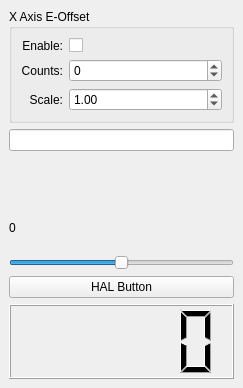
<?xml version="1.0" encoding="UTF-8"?>
<ui version="4.0">
 <class>Form</class>
 <widget class="VCPMainWindow" name="Form">
  <property name="geometry">
   <rect>
    <x>0</x>
    <y>0</y>
    <width>243</width>
    <height>388</height>
   </rect>
  </property>
  <property name="focusPolicy">
   <enum>Qt::StrongFocus</enum>
  </property>
  <property name="windowTitle">
   <string>QtPyVCP Demo - Mini VCP</string>
  </property>
  <property name="toolTipDuration">
   <number>-1</number>
  </property>
  <property name="promptAtExit" stdset="0">
   <bool>false</bool>
  </property>
  <property name="promot_on_exit" stdset="0">
   <bool>false</bool>
  </property>
  <widget class="QWidget" name="centralwidget">
   <layout class="QVBoxLayout" name="verticalLayout_2">
    <item>
     <widget class="QGroupBox" name="groupBox">
      <property name="title">
       <string>X Axis E-Offset</string>
      </property>
      <layout class="QVBoxLayout" name="verticalLayout">
       <item>
        <layout class="QGridLayout" name="gridLayout">
         <item row="0" column="1">
          <widget class="HalCheckBox" name="checkbox_xeo_enable">
           <property name="sizePolicy">
            <sizepolicy hsizetype="Expanding" vsizetype="Fixed">
             <horstretch>0</horstretch>
             <verstretch>0</verstretch>
            </sizepolicy>
           </property>
           <property name="text">
            <string/>
           </property>
           <property name="pinName" stdset="0">
            <string>check-box</string>
           </property>
          </widget>
         </item>
         <item row="0" column="0">
          <widget class="QLabel" name="label_2">
           <property name="text">
            <string>Enable:</string>
           </property>
           <property name="alignment">
            <set>Qt::AlignRight|Qt::AlignTrailing|Qt::AlignVCenter</set>
           </property>
          </widget>
         </item>
         <item row="1" column="0">
          <widget class="QLabel" name="label">
           <property name="text">
            <string>Counts:</string>
           </property>
           <property name="alignment">
            <set>Qt::AlignRight|Qt::AlignTrailing|Qt::AlignVCenter</set>
           </property>
          </widget>
         </item>
         <item row="1" column="1">
          <widget class="HalQSpinBox" name="spinbox_xeo_counts">
           <property name="sizePolicy">
            <sizepolicy hsizetype="Expanding" vsizetype="Fixed">
             <horstretch>0</horstretch>
             <verstretch>0</verstretch>
            </sizepolicy>
           </property>
           <property name="minimum">
            <number>-1</number>
           </property>
           <property name="maximum">
            <number>100</number>
           </property>
          </widget>
         </item>
         <item row="2" column="1">
          <widget class="HalDoubleSpinBox" name="spinbox_xeo_scale">
           <property name="value">
            <double>1.000000000000000</double>
           </property>
          </widget>
         </item>
         <item row="2" column="0">
          <widget class="QLabel" name="label_3">
           <property name="text">
            <string>Scale:</string>
           </property>
           <property name="alignment">
            <set>Qt::AlignRight|Qt::AlignTrailing|Qt::AlignVCenter</set>
           </property>
          </widget>
         </item>
        </layout>
       </item>
      </layout>
     </widget>
    </item>
    <item>
     <widget class="MDIEntry" name="mdientry"/>
    </item>
    <item>
     <widget class="HalLedIndicator" name="halledindicator"/>
    </item>
    <item>
     <widget class="Hals32Dro" name="s32_dro">
      <property name="text">
       <string>0</string>
      </property>
      <property name="numberFormat" stdset="0">
       <string>%1d</string>
      </property>
     </widget>
    </item>
    <item>
     <widget class="HalSlider" name="halslider">
      <property name="maximum">
       <number>100</number>
      </property>
      <property name="value">
       <number>50</number>
      </property>
      <property name="orientation">
       <enum>Qt::Horizontal</enum>
      </property>
     </widget>
    </item>
    <item>
     <widget class="HalButton" name="halbutton">
      <property name="text">
       <string>HAL Button</string>
      </property>
     </widget>
    </item>
    <item>
     <widget class="HalLcdDro" name="lcd_dro">
      <property name="sizePolicy">
       <sizepolicy hsizetype="Minimum" vsizetype="Fixed">
        <horstretch>0</horstretch>
        <verstretch>0</verstretch>
       </sizepolicy>
      </property>
      <property name="minimumSize">
       <size>
        <width>225</width>
        <height>75</height>
       </size>
      </property>
     </widget>
    </item>
   </layout>
  </widget>
  <action name="actionExit">
   <property name="text">
    <string>Exit</string>
   </property>
  </action>
  <action name="actionOpen">
   <property name="text">
    <string>&amp;Open ...</string>
   </property>
   <property name="shortcut">
    <string>O</string>
   </property>
  </action>
  <action name="actionClose">
   <property name="text">
    <string>Close</string>
   </property>
  </action>
  <action name="actionReload">
   <property name="text">
    <string>&amp;Reload</string>
   </property>
   <property name="shortcut">
    <string>Ctrl+R</string>
   </property>
  </action>
  <action name="actionSave_As">
   <property name="text">
    <string>Save As ...</string>
   </property>
  </action>
  <action name="actionHome_X">
   <property name="text">
    <string>Home &amp;X</string>
   </property>
  </action>
  <action name="actionHome_Y">
   <property name="text">
    <string>Home &amp;Y</string>
   </property>
  </action>
  <action name="actionHome_Z">
   <property name="text">
    <string>Home &amp;Z</string>
   </property>
  </action>
  <action name="action_EmergencyStop_toggle">
   <property name="text">
    <string>Toggle E-stop</string>
   </property>
   <property name="shortcut">
    <string>F1</string>
   </property>
   <property name="actionName" stdset="0">
    <string>machine.estop.toggle</string>
   </property>
  </action>
  <action name="action_MachinePower_toggle">
   <property name="text">
    <string>Machine Power</string>
   </property>
   <property name="shortcut">
    <string>F2</string>
   </property>
   <property name="actionName" stdset="0">
    <string>machine.power.toggle</string>
   </property>
  </action>
  <action name="actionHome_All">
   <property name="text">
    <string>Home All</string>
   </property>
  </action>
  <action name="actionRun_Program">
   <property name="text">
    <string>Run Program</string>
   </property>
   <property name="shortcut">
    <string>R</string>
   </property>
   <property name="actionName" stdset="0">
    <string>program.run</string>
   </property>
  </action>
  <action name="actionFile1">
   <property name="text">
    <string>File1</string>
   </property>
  </action>
  <action name="actionReport_Actual_Position">
   <property name="checkable">
    <bool>true</bool>
   </property>
   <property name="text">
    <string>Report Actual Position</string>
   </property>
  </action>
  <action name="actionTest">
   <property name="text">
    <string>Test</string>
   </property>
  </action>
  <action name="action_Mist_toggle">
   <property name="checkable">
    <bool>true</bool>
   </property>
   <property name="text">
    <string>Mist</string>
   </property>
   <property name="shortcut">
    <string>F7</string>
   </property>
   <property name="actionName" stdset="0">
    <string>coolant.mist.toggle</string>
   </property>
  </action>
  <action name="action_Flood_toggle">
   <property name="checkable">
    <bool>true</bool>
   </property>
   <property name="text">
    <string>Flood</string>
   </property>
   <property name="shortcut">
    <string>F8</string>
   </property>
   <property name="actionName" stdset="0">
    <string>coolant.flood.toggle</string>
   </property>
  </action>
  <action name="action_program_run">
   <property name="text">
    <string>Run Program</string>
   </property>
  </action>
  <action name="action_coolant_floodToggle">
   <property name="checkable">
    <bool>true</bool>
   </property>
   <property name="text">
    <string>Flood</string>
   </property>
  </action>
  <action name="actionHalshow">
   <property name="text">
    <string>HAL Show</string>
   </property>
   <property name="actionName" stdset="0">
    <string>tool.halshow</string>
   </property>
  </action>
  <action name="actionHalmeter">
   <property name="text">
    <string>HAL Meter</string>
   </property>
   <property name="actionName" stdset="0">
    <string>tool.halmeter</string>
   </property>
  </action>
  <action name="actionHAL_Scope">
   <property name="text">
    <string>HAL Scope</string>
   </property>
   <property name="actionName" stdset="0">
    <string>tool.halscope</string>
   </property>
  </action>
  <action name="actionCalibration">
   <property name="text">
    <string>Calibration</string>
   </property>
   <property name="actionName" stdset="0">
    <string>tool.calibration</string>
   </property>
  </action>
  <action name="actionOverride_Limits">
   <property name="text">
    <string>Override Limits</string>
   </property>
   <property name="actionName" stdset="0">
    <string>machine.override-limits</string>
   </property>
  </action>
  <action name="actionOverride_Limits_2">
   <property name="text">
    <string>Override Limits</string>
   </property>
   <property name="actionName" stdset="0">
    <string>machine.override-limits</string>
   </property>
  </action>
  <action name="actionRun_From_Line">
   <property name="text">
    <string>Run From Line</string>
   </property>
   <property name="actionName" stdset="0">
    <string>program.run-from-line</string>
   </property>
  </action>
  <action name="actionStep">
   <property name="text">
    <string>Step</string>
   </property>
   <property name="shortcut">
    <string>T</string>
   </property>
   <property name="actionName" stdset="0">
    <string>program.step</string>
   </property>
  </action>
  <action name="actionPause">
   <property name="text">
    <string>Pause</string>
   </property>
   <property name="shortcut">
    <string>P</string>
   </property>
   <property name="actionName" stdset="0">
    <string>program.pause</string>
   </property>
  </action>
  <action name="actionStop">
   <property name="text">
    <string>Stop</string>
   </property>
   <property name="shortcut">
    <string>Esc</string>
   </property>
   <property name="actionName" stdset="0">
    <string>program.abort</string>
   </property>
  </action>
  <action name="actionResume">
   <property name="text">
    <string>Resume</string>
   </property>
   <property name="shortcut">
    <string>S</string>
   </property>
   <property name="actionName" stdset="0">
    <string>program.resume</string>
   </property>
  </action>
  <action name="actionPause_at_M1">
   <property name="text">
    <string>Pause at 'M1'</string>
   </property>
   <property name="actionName" stdset="0">
    <string>program.optional-stop.toggle</string>
   </property>
  </action>
  <action name="actionSkip_lines_with">
   <property name="text">
    <string>Skip lines with '/'</string>
   </property>
   <property name="actionName" stdset="0">
    <string>program.block-delete.toggle</string>
   </property>
  </action>
 </widget>
 <layoutdefault spacing="6" margin="9"/>
 <customwidgets>
  <customwidget>
   <class>HalQSpinBox</class>
   <extends>QSpinBox</extends>
   <header>qtpyvcp.widgets.hal_widgets.hal_spinbox</header>
  </customwidget>
  <customwidget>
   <class>MDIEntry</class>
   <extends>QLineEdit</extends>
   <header>qtpyvcp.widgets.input_widgets.mdientry_widget</header>
  </customwidget>
  <customwidget>
   <class>HalSlider</class>
   <extends>QSlider</extends>
   <header>qtpyvcp.widgets.hal_widgets.hal_slider</header>
  </customwidget>
  <customwidget>
   <class>Hals32Dro</class>
   <extends>QLabel</extends>
   <header>qtpyvcp.widgets.hal_widgets.hal_s32_dro</header>
  </customwidget>
  <customwidget>
   <class>HalCheckBox</class>
   <extends>QCheckBox</extends>
   <header>qtpyvcp.widgets.hal_widgets.hal_checkbox</header>
  </customwidget>
  <customwidget>
   <class>HalButton</class>
   <extends>QPushButton</extends>
   <header>qtpyvcp.widgets.hal_widgets.hal_button</header>
  </customwidget>
  <customwidget>
   <class>HalDoubleSpinBox</class>
   <extends>QDoubleSpinBox</extends>
   <header>qtpyvcp.widgets.hal_widgets.hal_double_spinbox</header>
  </customwidget>
  <customwidget>
   <class>HalLedIndicator</class>
   <extends>QWidget</extends>
   <header>qtpyvcp.widgets.hal_widgets.hal_led</header>
  </customwidget>
  <customwidget>
   <class>HalLcdDro</class>
   <extends>QLCDNumber</extends>
   <header>qtpyvcp.widgets.hal_widgets.hal_lcd_dro</header>
  </customwidget>
  <customwidget>
   <class>VCPMainWindow</class>
   <extends>QMainWindow</extends>
   <header>qtpyvcp.widgets.form_widgets.main_window</header>
   <container>1</container>
  </customwidget>
 </customwidgets>
 <resources/>
 <connections/>
 <designerdata>
  <property name="gridDeltaX">
   <number>10</number>
  </property>
  <property name="gridDeltaY">
   <number>10</number>
  </property>
  <property name="gridSnapX">
   <bool>true</bool>
  </property>
  <property name="gridSnapY">
   <bool>true</bool>
  </property>
  <property name="gridVisible">
   <bool>true</bool>
  </property>
 </designerdata>
</ui>
